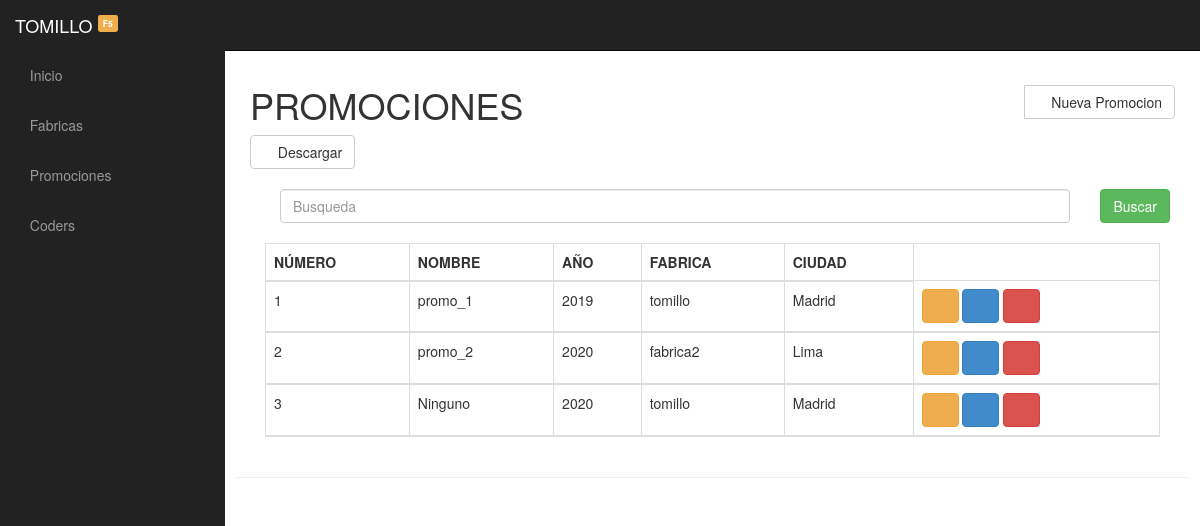
Page /Grupal3/php/promociones.php on the committed database.
### tables this page shows
CREATE TABLE `promocion` (
  `id_promocion` int(11) NOT NULL,
  `nombre` varchar(50) NOT NULL,
  `ano` year(4) NOT NULL,
  `fk_fabrica` int(11) NOT NULL,
  `estado` char(1) NOT NULL
);

CREATE TABLE `fabrica` (
  `id_fabrica` int(11) NOT NULL,
  `nombre` varchar(50) NOT NULL,
  `fk_ciudad` int(11) NOT NULL,
  `estado` char(1) NOT NULL
);

CREATE TABLE `ciudad` (
  `id_ciudad` int(11) NOT NULL,
  `nombre` varchar(50) NOT NULL,
  `fk_pais` int(11) NOT NULL
);

### Grupal3/php/promociones.php (the view, shortened to what this page needs)
<!DOCTYPE html>
<html lang="en">
  <head>
    <link rel="stylesheet" href="../css/bootstrap.css">
    <link rel="stylesheet" href="../css/sb-admin.css">
    <link rel="stylesheet" href="../css/font-awesome.min.css">
    <link rel="stylesheet" type="text/css" href="../css/style.css">
    <link rel="stylesheet" href="../css/stacktable.css">
  </head>
  <body>
     <div id="wrapper">
      <nav class="navbar navbar-inverse navbar-fixed-top" role="navigation">
          <div class="navbar-header">
                   <a class="navbar-brand" href="../index.php"> TOMILLO <sup><small><span class="label label-warning">F5</span></small></sup> </a>
          </div>
          <div class="collapse navbar-collapse navbar-ex1-collapse">
              <ul class="nav navbar-nav side-nav">
                    <li><a href="../index.php"><i class="fa fa-home"></i> Inicio</a></li>
                    <li><a href="fabricas.php"><i class='fa fa-tasks'></i> Fabricas </a></li>
                    <li><a href="promociones.php"><i class="fa fa-users"></i> Promociones </a></li>
                    <li><a href="coders.php"><i class="fa fa-smile-o"></i> Coders </a></li>
              </ul>
              <ul class="nav navbar-nav navbar-right navbar-user">
        		<li class="dropdown user-dropdown">
				<a href="#" class="dropdown-toggle" data-toggle="dropdown">
             	</ul>
          </div>
      </nav>
     <div id="page-wrapper">
		    <div class="row">
  		    <div class="col-md-12" id="target">
                  <div class="btn-group pull-right">
                      <a class="btn btn-default" name="agregar" id="agregar"><i class="fa fa-users" aria-hidden="true"></i> Nueva Promocion</a>
                  </div>
  			          <h1>PROMOCIONES</h1>
  				        <a href="" class="btn btn-default" id="cmd"><i class='fa fa-download'></i> Descargar</a>
    							<br><br>
      			 <div class="container table-sm table-responsive{-sm|-md|-lg|-xl} justify-content-between">
                  <form method="post" class="form-inline ">
                      <div class="form-group col-md-11">
                          <input type="" name="buscar" placeholder="Busqueda" class="form-control mr-sm-6">
                      </div>
                      <div class="form-group col-md-1">
                          <input type="submit" id="buscar" value="Buscar" class="btn btn-success">
                      </div>
                  </form>
              </div>
              <br>
              <div class="container table-sm">
                  <table class="table table-bordered table-hover" id="tabla1" border="0">
                      <thead class="thead-light">
                        <tr>
                            <th class="datos">número</th>
                            <th class="datos">nombre</th>
                            <th class="datos">año</th>
                            <th class="datos">fabrica</th>
                            <th class="datos">ciudad</th>
                        </tr>
                              <?php
                                include 'conexion.php';
                                if (isset($_POST['buscar'])) {
                                  $bus = $_POST['buscar'];
                                  if ($bus!="") {
                                   $cond="AND (promocion.nombre like '%$bus%' OR fabrica.nombre like '%$bus%' OR ciudad.nombre like '%$bus%')";
                                    }else{
                                          $cond="";
                                    }
                                  }
                                  else{
                                      $cond="";
                                  }
                                $list="SELECT promocion.nombre, promocion.ano, fabrica.nombre, ciudad.nombre, promocion.id_promocion  FROM promocion,fabrica, ciudad where promocion.fk_fabrica=fabrica.id_fabrica and fabrica.fk_ciudad=ciudad.id_ciudad and promocion.estado='1' $cond";
                                $con_list=mysqli_query($link,$list);
                                $cont=1;
                                  while ($arrlist= mysqli_fetch_array($con_list)) {?>
                                  <tr>
                                      <td><?php echo $cont; ?></td>
                                      <td><?php echo $arrlist[0]; ?></td>
                                      <td><?php echo $arrlist[1]; ?></td>
                                      <td><?php echo $arrlist[2]; ?></td>
                                      <td><?php echo $arrlist[3]; ?></td>
                                      <td>
                                          <a href="listado_promocion.php?lis=<?php echo $arrlist[4]; ?>" class="btn btn-warning"><i class="fa fa-eye" aria-hidden="true"></i></a>
                                          <a href="modificar_promocion.php?mod=<?php echo $arrlist[4]; ?>" class="btn btn-primary"><i class="fa fa-pencil-square-o" aria-hidden="true"></i></a>
                                          <a class="btn btn-danger" data-toggle="modal" data-target="#exampleModal"><i class="fa fa-trash-o" aria-hidden="true"></i></a>
                                      </td>
                                  </tr>
                          <?php
                              $cont++;
                          } ?>
                      </thead>
                  </table>
              </div>
          </div>
            <hr>
      </div>
   </div>
 </div>
  </body>
</html>

### Grupal3/css/sb-admin.css (style rules this page uses)
body { margin-top: 50px; }
#wrapper { padding-left: 0; }
#page-wrapper { width: 100%; padding: 5px 15px; }
@media (min-width:768px) { #wrapper { padding-left: 225px; } }
@media (min-width:768px) { #page-wrapper { padding: 15px 25px; } }
@media (min-width:768px) { .side-nav { margin-left: -225px; left: 225px; width: 225px; position: fixed; top: 50px; height: 100%; border-radius: 0; border: none; background-color: #222222; overflow-y: auto; } }
@media (min-width:768px) { .side-nav>li>a { width: 225px; } }
@media (min-width:768px) { .navbar-collapse { padding-left: 15px !important; padding-right: 15px !important; } }

### Grupal3/css/style.css (style rules this page uses)
span { color: red; }
.datos { text-transform: uppercase; }

### Grupal3/css/stacktable.css (style rules this page uses)
.stacktable { width: 100%; }
.stacktable.large-only { display: table; }

### rows in the picture
promocion: nombre "promo_1", ano "2019", fk_fabrica.nombre "tomillo", ciudad.nombre "Madrid"
promocion: nombre "promo_2", ano "2020", fk_fabrica.nombre "fabrica2", ciudad.nombre "Lima"
promocion: nombre "Ninguno", ano "2020", fk_fabrica.nombre "tomillo", ciudad.nombre "Madrid"
